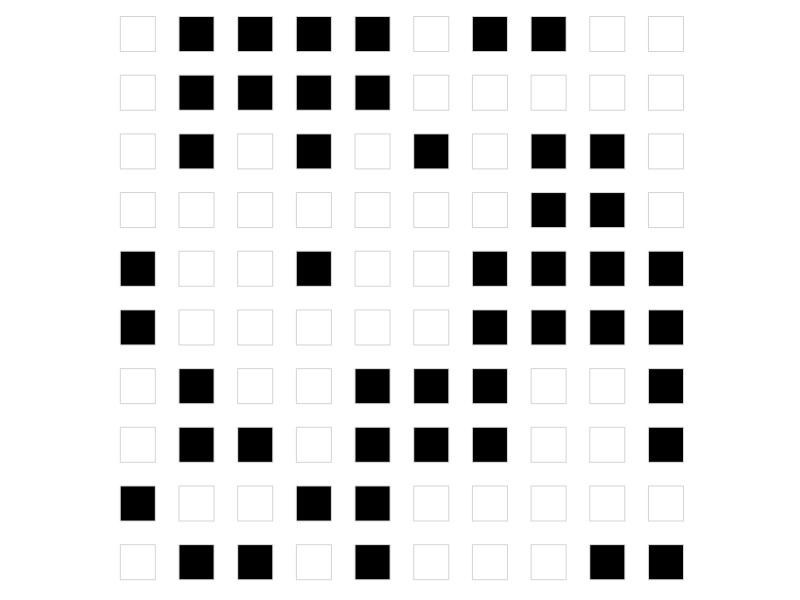

Recreate this plot in R.
## ---- chunk 1
knitr::opts_chunk$set(echo = FALSE)
library(ggplot2)
library(dplyr)
## ---- chunk 2
axis_size <- 10

df <- data.frame(
  x = rep(seq(1, axis_size), each = axis_size),
  y = rep(seq(1, axis_size), times = axis_size),
  state = sample(c("alive", "dead"), replace = TRUE, axis_size^2)
)

color_scheme <- c("alive" = "black", "dead" = "white")

df %>% 
  ggplot(aes(x = x, y = y, fill = state)) +
  geom_point(size = 13, shape = 22, color = "lightgrey") +
  scale_fill_manual(values = color_scheme) +
  coord_fixed() +
  theme(
    axis.title = element_blank(),
    axis.text = element_blank(),
    axis.ticks = element_blank(),
    legend.position = "none",
    panel.background = element_rect(fill = "white"),
    panel.grid = element_blank()
  ) +
  NULL
